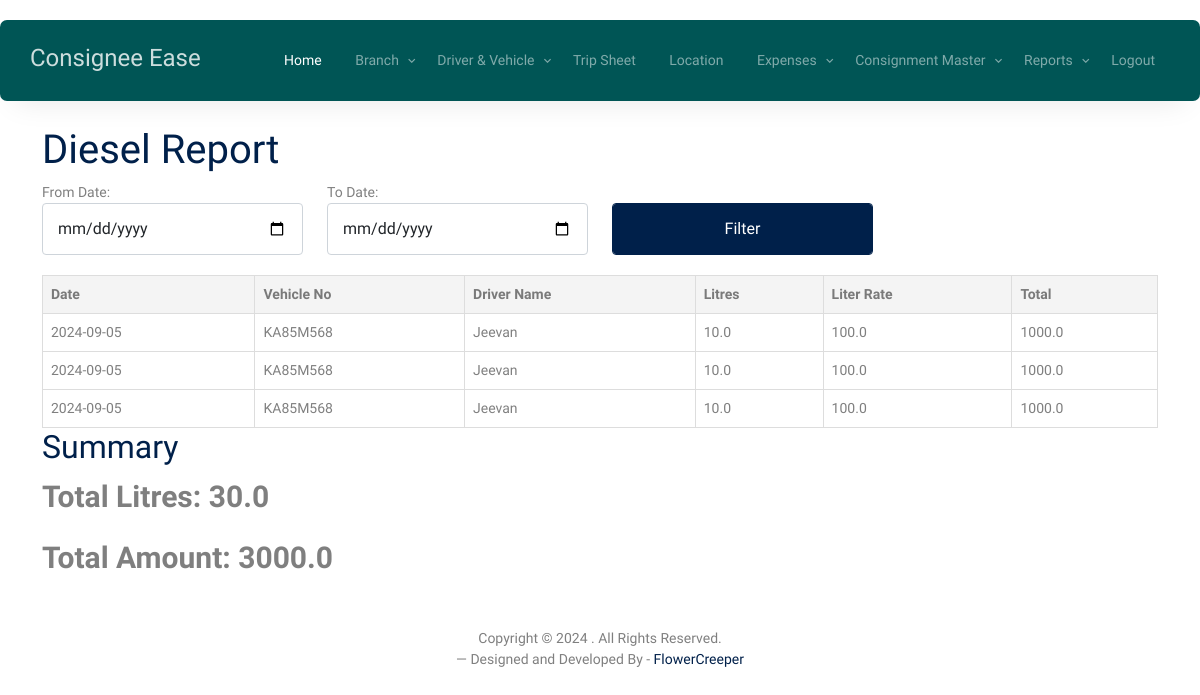
Page /disel_report on the committed database.
### consign_app/models.py (models this page shows)
class Disel(models.Model):
    Date = models.CharField(max_length=50, null=True)
    vehicalno = models.CharField(max_length=50, null=True)
    drivername = models.CharField(max_length=50, null=True)
    ltrate = models.FloatField(max_length=50, null=True)
    liter = models.FloatField(max_length=50, null=True)
    total = models.FloatField(max_length=50, null=True)
    trip_id = models.FloatField(max_length=50, null=True)

### consign_app/views.py (the view)
# urls.py: path('disel_report',views.disel_report,name='disel_report'),
def disel_report(request):
    from_date_str = request.GET.get('from_date')
    to_date_str = request.GET.get('to_date')
    if from_date_str and to_date_str:
        try:
            from_date = datetime.strptime(from_date_str, '%Y-%m-%d')
            to_date = datetime.strptime(to_date_str, '%Y-%m-%d')
        except ValueError:
            return render(request, 'disel_report.html', {
                'data': [],
                'total_litres': 0,
                'total_amount': 0,
                'error_message': 'Invalid date format. Use YYYY-MM-DD.'
            })
        data = Disel.objects.filter(Date__range=[from_date, to_date], total__gt=0)
    else:
        data = Disel.objects.filter(total__gt=0)
    total_litres = data.aggregate(Sum('liter'))['liter__sum'] or 0
    total_amount = data.aggregate(Sum('total'))['total__sum'] or 0
    return render(request, 'disel_report.html', {
        'data': data,
        'total_litres': total_litres,
        'total_amount': total_amount,
        'error_message': ''
    })

### consign_app/templates/disel_report.html (shortened to what this page needs)
{% load static %}
<!DOCTYPE html>
<html lang="en">
<head>
    <link rel="stylesheet" href="{% static 'fonts/icomoon/style.css' %}" />
    <link rel="stylesheet" href="{% static 'fonts/flaticon/font/flaticon.css' %}" />
    <link rel="stylesheet" href="{% static 'css/tiny-slider.css' %}" />
    <link rel="stylesheet" href="{% static 'css/aos.css' %}" />
    <link rel="stylesheet" href="{% static 'css/style.css' %}" />
</head>
<body>
    {% include 'index_menu.html' %}
    <div class="container"><br> <br><br><br><br><br>
        <h1>Diesel Report</h1>
        <div class="form-container">
            <form method="get" action="{% url 'disel_report' %}">
                <div class="row">
                    <div class="col-md-3">
                <label for="from_date">From Date:</label>
                <input type="date" id="from_date" name="from_date" value="{{ request.GET.from_date }}" class="form-control">
</div>
                    <div class="col-md-3">
                <label for="to_date">To Date:</label>
                <input type="date" id="to_date" name="to_date" value="{{ request.GET.to_date }}" class="form-control">
</div>
                        <div class="col-md-3">
                            <br>
                <button type="submit" class="form-control btn-primary">Filter</button>
                            </div>
                    </div>
            </form>
        </div>
        <div class="table-container">
            <table>
                <thead>
                    <tr>
                        <th>Date</th>
                        <th>Vehicle No</th>
                        <th>Driver Name</th>
                        <th>Litres</th>
                        <th>Liter Rate</th>
                        <th>Total</th>
                    </tr>
                </thead>
                <tbody>
                    {% for entry in data %}
                        <tr>
                            <td>{{ entry.Date }}</td>
                            <td>{{ entry.vehicalno }}</td>
                            <td>{{ entry.drivername }}</td>
                            <td>{{ entry.liter }}</td>
                            <td>{{ entry.ltrate }}</td>
                            <td>{{ entry.total }}</td>
                        </tr>
                    {% empty %}
                        <tr>
                            <td colspan="6">No data available</td>
                        </tr>
                    {% endfor %}
                </tbody>
            </table>
        </div>
        <h2>Summary</h2>
        <p style="font-weight:bold; font-size:30px;">Total Litres: {{ total_litres }}</p>
        <p style="font-weight:bold; font-size:30px;">Total Amount: {{ total_amount }}</p>
    </div>
    <div class="no-print">
        <div class="row mt-5">
            <div class="col-12 text-center">
                <p>
                    Copyright &copy;
                    . All Rights Reserved. <br>&mdash; Designed and Developed By -
                    <a href="https://flowercreeper.com/index.php">FlowerCreeper</a>
                </p>
            </div>
        </div>
    </div>
</body>
</html>

### consign_app/templates/index_menu.html (shortened to what this page needs)
    <nav class="site-nav">
        <div class="menu-bg-wrap">
          <div class="site-navigation">
            <a href="{% url 'index' %}}" class="logo m-0 float-start">Consignee Ease</a>
            <ul
              class="js-clone-nav d-none d-lg-inline-block text-start site-menu float-end"
            >
              <li class="active"><a href="{% url 'admin_home' %}">Home</a></li>
              <li class="has-children">
                <a href="#">Branch</a>
              </li>
              <li class="has-children">
                <a href="#">Driver & Vehicle</a>
              </li>
              <li><a href="{% url 'adminTripSheet' %}">Trip Sheet</a></li>
              <li><a href="{% url 'save_location' %}">Location</a></li>
              <li class="has-children">
                <a href="#">Expenses</a>
              </li>
              <li class="has-children">
                <a href="#">Consignment Master</a>
              </li>
              <li class="has-children">
                <a href="#">Reports</a>
              </li>
              <li><a href="{% url 'index' %}">Logout</a></li>
            </ul>
          </div>
        </div>
    </nav>

### consign_app/templates/disel_report.html (style rules this page uses)
.table-container { overflow-x: auto; -webkit-overflow-scrolling: touch; margin-top: 20px; }
table { width: 100%; min-width: 600px; border-collapse: collapse; }
table, th, td { border: 1px solid #ddd; }
th, td { padding: 8px; text-align: left; }
th { background-color: #f4f4f4; }
.form-container { margin-bottom: 20px; }

### rows in the picture
Disel: Date "2024-09-05", vehicalno "KA85M568", drivername "Jeevan", liter "10.0", ltrate "100.0", total "1000.0"
Disel: Date "2024-09-05", vehicalno "KA85M568", drivername "Jeevan", liter "10.0", ltrate "100.0", total "1000.0"
Disel: Date "2024-09-05", vehicalno "KA85M568", drivername "Jeevan", liter "10.0", ltrate "100.0", total "1000.0"

### other values in the picture
{{ total_litres }} "30.0"
{{ total_amount }} "3000.0"
